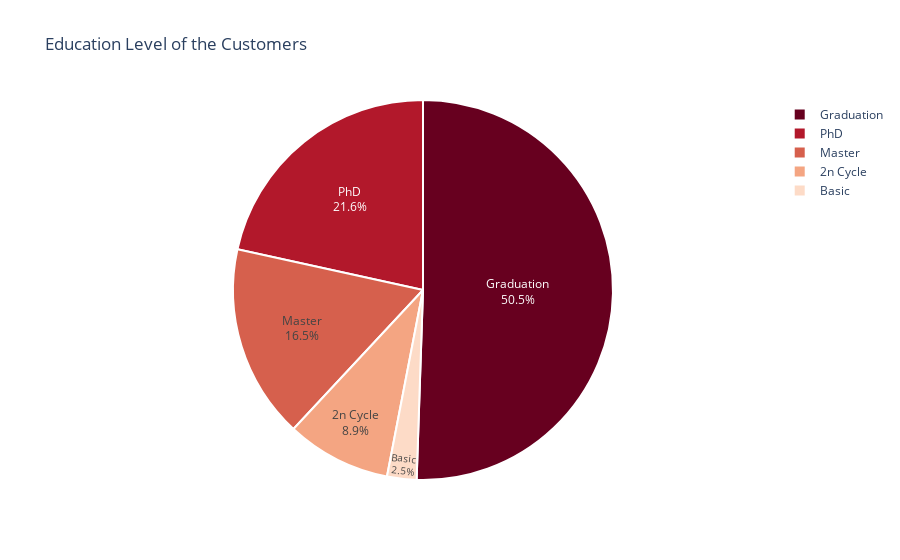

Notebook code for this chart:
### Markdown cell above
### Education Level

### Code cell
education = customer.Education.value_counts()

fig = px.pie(education,
             values = education.values,
             names = education.index,
             color_discrete_sequence = px.colors.sequential.RdBu,
            title = 'Education Level of the Customers')
fig.update_traces(textposition = 'inside', textinfo = 'percent+label',
                 marker = dict(line = dict(color = 'white', width = 2)))
fig.show()

### Figure 1 — Plotly figure (JSON) as saved in the notebook; plotly's stock layout.template omitted (floating-point values rounded to 4 significant figures)
{"data": [{"domain": {"x": [0, 1], "y": [0, 1]}, "hovertemplate": "index=%{label}<br>value=%{value}<extra></extra>", "labels": ["Graduation", "PhD", "Master", "2n Cycle", "Basic"], "legendgroup": "", "marker": {"line": {"color": "white", "width": 2}}, "name": "", "showlegend": true, "textinfo": "percent+label", "textposition": "inside", "type": "pie", "values": [1090, 465, 356, 192, 54]}], "layout": {"legend": {"tracegroupgap": 0}, "piecolorway": ["rgb(103,0,31)", "rgb(178,24,43)", "rgb(214,96,77)", "rgb(244,165,130)", "rgb(253,219,199)", "rgb(247,247,247)", "rgb(209,229,240)", "rgb(146,197,222)", "rgb(67,147,195)", "rgb(33,102,172)", "rgb(5,48,97)"], "title": {"text": "Education Level of the Customers"}}}
